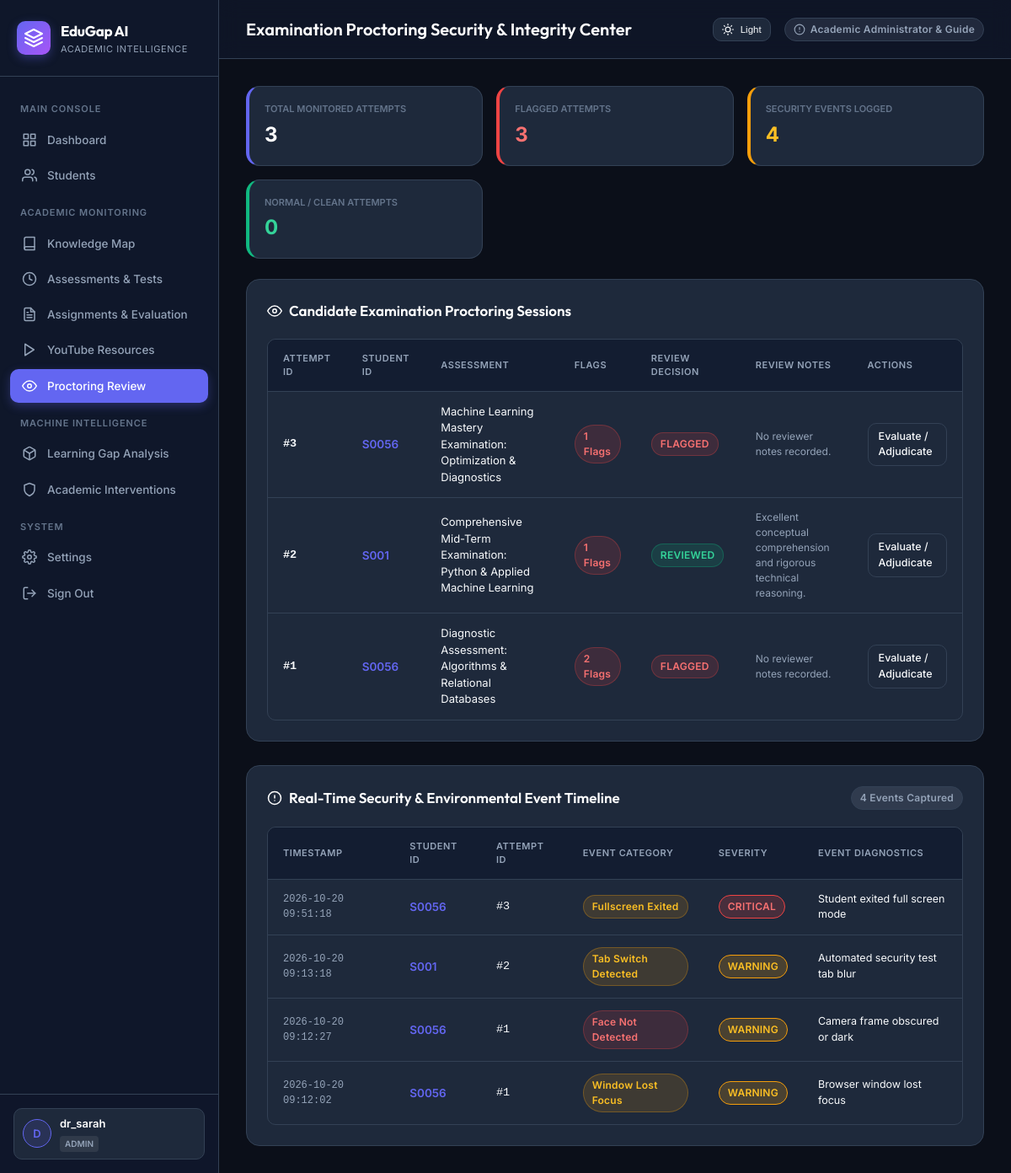
Page /proctoring-review (signed in) on the earlier database version.
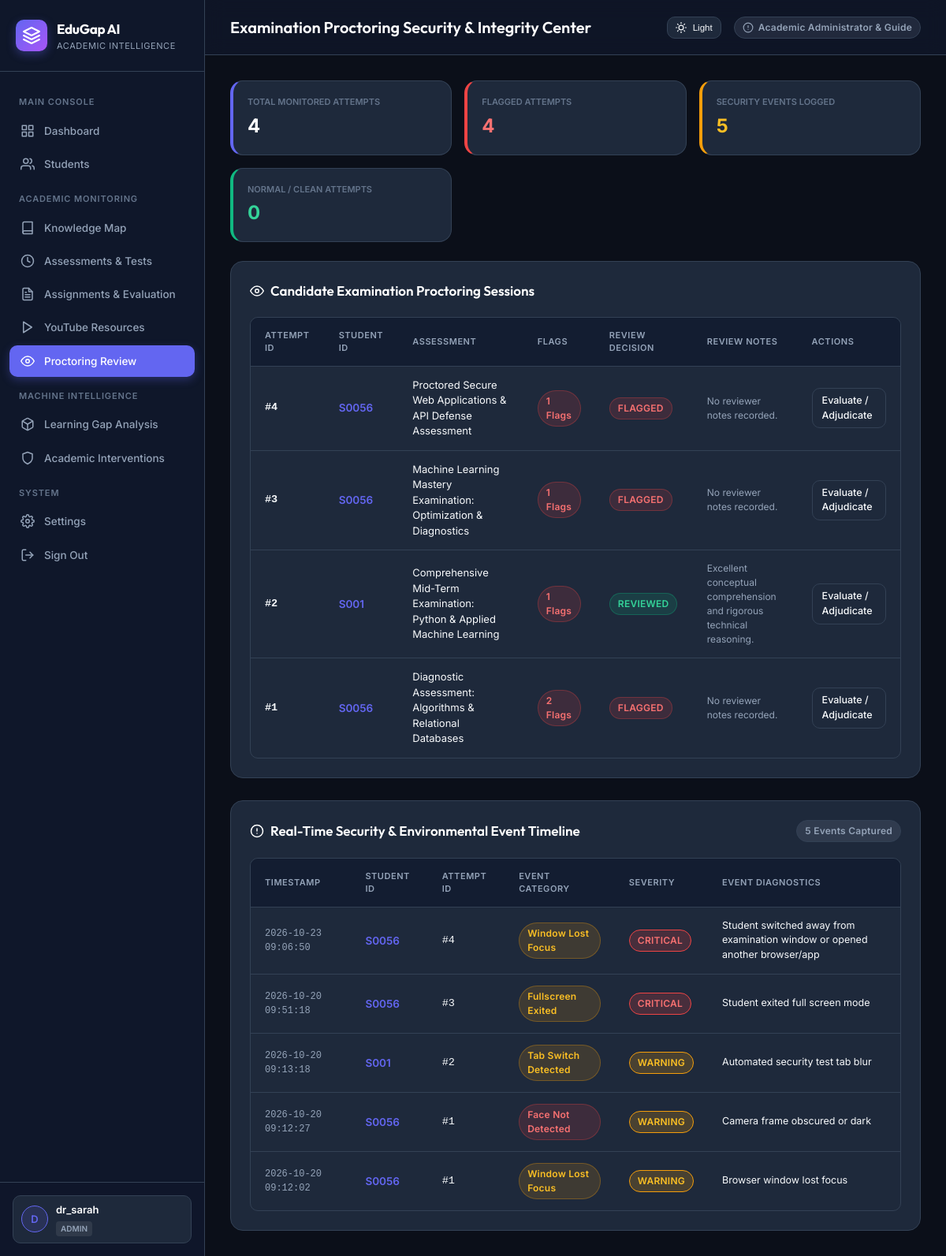
Same page on the later database version.
### tables this page shows
CREATE TABLE assessment_attempts (
        id INTEGER PRIMARY KEY AUTOINCREMENT,
        assessment_id INTEGER NOT NULL,
        student_id TEXT NOT NULL,
        started_at TIMESTAMP DEFAULT CURRENT_TIMESTAMP,
        submitted_at TIMESTAMP,
        time_taken_seconds INTEGER DEFAULT 0,
        score REAL DEFAULT 0.0,
        max_score REAL DEFAULT 100.0,
        percentage REAL DEFAULT 0.0,
        passed INTEGER DEFAULT 0,
        status TEXT DEFAULT 'in_progress', -- 'in_progress', 'submitted', 'evaluated'
        proctoring_flag_count INTEGER DEFAULT 0,
        review_status TEXT DEFAULT 'normal', -- 'normal', 'flagged', 'under_review', 'reviewed'
        review_notes TEXT,
        evaluated_by TEXT,
        evaluated_at TIMESTAMP,
        FOREIGN KEY (assessment_id) REFERENCES assessments(id) ON DELETE CASCADE,
        FOREIGN KEY (student_id) REFERENCES students(student_id)
    );

CREATE TABLE assessments (
        id INTEGER PRIMARY KEY AUTOINCREMENT,
        title TEXT NOT NULL,
        description TEXT,
        subject TEXT NOT NULL,
        topic TEXT NOT NULL,
        duration_minutes INTEGER DEFAULT 30,
        passing_marks REAL DEFAULT 50.0,
        total_marks REAL DEFAULT 100.0,
        negative_marking REAL DEFAULT 0.0,
        attempt_limit INTEGER DEFAULT 1,
        shuffle_questions INTEGER DEFAULT 1,
        shuffle_options INTEGER DEFAULT 1,
        is_proctored INTEGER DEFAULT 1,
        proctoring_strictness TEXT DEFAULT 'Standard',
        assigned_to_student_id TEXT,
        due_date TIMESTAMP,
        is_published INTEGER DEFAULT 1,
        results_published INTEGER DEFAULT 1,
        created_by TEXT DEFAULT 'Admin',
        created_at TIMESTAMP DEFAULT CURRENT_TIMESTAMP
    );

CREATE TABLE proctoring_logs (
        id INTEGER PRIMARY KEY AUTOINCREMENT,
        attempt_id INTEGER NOT NULL,
        student_id TEXT NOT NULL,
        assessment_id INTEGER NOT NULL,
        event_type TEXT NOT NULL, -- 'tab_switch', 'window_blur', 'face_missing', 'multiple_faces', 'fullscreen_exit', 'copy_paste'
        severity TEXT DEFAULT 'warning', -- 'info', 'warning', 'critical'
        details TEXT,
        timestamp TIMESTAMP DEFAULT CURRENT_TIMESTAMP,
        FOREIGN KEY (attempt_id) REFERENCES assessment_attempts(id) ON DELETE CASCADE
    );

### app.py (the view)
@app.route("/proctoring-review")
@login_required
def proctoring_review_page():
    if session.get("role") != "admin":
        flash("Proctoring security review restricted to Academic Administrators.", "error")
        return redirect(url_for("dashboard"))
    connection = get_db_connection()
    attempts = connection.execute("""
        SELECT att.*, a.title as assessment_title, s.name as student_name
        FROM assessment_attempts att
        JOIN assessments a ON a.id = att.assessment_id
        LEFT JOIN students s ON s.student_id = att.student_id
        ORDER BY att.id DESC
    """).fetchall()
    proctoring_logs = connection.execute("""
        SELECT l.*, a.title as assessment_title
        FROM proctoring_logs l
        JOIN assessments a ON a.id = l.assessment_id
        ORDER BY l.id DESC LIMIT 100
    """).fetchall()
    total_attempts = len(attempts)
    flagged_attempts = sum(1 for a in attempts if a["proctoring_flag_count"] > 0)
    clean_attempts = total_attempts - flagged_attempts
    connection.close()
    return render_template(
        "proctoring_review.html",
        attempts=attempts,
        proctoring_logs=proctoring_logs,
        total_attempts=total_attempts,
        flagged_attempts=flagged_attempts,
        clean_attempts=clean_attempts
    )

### templates/proctoring_review.html (shortened to what this page needs)
{% extends "base.html" %}
{% block header_title %}Examination Proctoring Security & Integrity Center{% endblock %}
{% block content %}
<div class="proctor-stats-grid">
    <div class="card" style="padding: 18px; border-left: 4px solid var(--primary);">
        <div style="font-size: 11px; text-transform: uppercase; color: var(--text-muted); font-weight: 600;">Total Monitored Attempts</div>
        <div style="font-size: 24px; font-weight: 700; color: #ffffff; margin-top: 4px;">{{ total_attempts }}</div>
    </div>
    <div class="card" style="padding: 18px; border-left: 4px solid var(--danger);">
        <div style="font-size: 11px; text-transform: uppercase; color: var(--text-muted); font-weight: 600;">Flagged Attempts</div>
        <div style="font-size: 24px; font-weight: 700; color: #f87171; margin-top: 4px;">{{ flagged_attempts }}</div>
    </div>
    <div class="card" style="padding: 18px; border-left: 4px solid var(--warning);">
        <div style="font-size: 11px; text-transform: uppercase; color: var(--text-muted); font-weight: 600;">Security Events Logged</div>
        <div style="font-size: 24px; font-weight: 700; color: #fbbf24; margin-top: 4px;">{{ proctoring_logs|length }}</div>
    </div>
    <div class="card" style="padding: 18px; border-left: 4px solid var(--success);">
        <div style="font-size: 11px; text-transform: uppercase; color: var(--text-muted); font-weight: 600;">Normal / Clean Attempts</div>
        <div style="font-size: 24px; font-weight: 700; color: #34d399; margin-top: 4px;">{{ clean_attempts }}</div>
    </div>
</div>
<div class="card" style="margin-bottom: 28px;">
    <div class="card-header">
        <h3>
            <svg class="icon" viewBox="0 0 24 24"><path d="M1 12s4-8 11-8 11 8 11 8-4 8-11 8-11-8-11-8z"/><circle cx="12" cy="12" r="3"/></svg>
            <span>Candidate Examination Proctoring Sessions</span>
        </h3>
    </div>
    <div class="table-container">
        <table>
            <thead>
                <tr>
                    <th>Attempt ID</th>
                    <th>Student ID</th>
                    <th>Assessment</th>
                    <th>Flags</th>
                    <th>Review Decision</th>
                    <th>Review Notes</th>
                    <th>Actions</th>
                </tr>
            </thead>
            <tbody>
                {% for att in attempts %}
                <tr>
                    <td style="font-family: monospace; font-weight: 600;">#{{ att['id'] }}</td>
                    <td style="font-weight: 600; color: var(--primary);">{{ att['student_id'] }}</td>
                    <td style="font-size: 13px;">{{ att['assessment_title'] }}</td>
                    <td>
                        {% if att['proctoring_flag_count'] > 0 %}
                            <span class="badge badge-high">{{ att['proctoring_flag_count'] }} Flags</span>
                        {% else %}
                            <span class="badge badge-low">Clean Session</span>
                        {% endif %}
                    </td>
                    <td>
                        <span class="badge {% if att['review_status'] == 'reviewed' %}badge-low{% elif att['review_status'] == 'flagged' %}badge-high{% elif att['review_status'] == 'under_review' %}badge-medium{% else %}badge-neutral{% endif %}">
                            {{ att['review_status']|upper }}
                        </span>
                    </td>
                    <td style="font-size: 12px; color: var(--text-secondary); max-width: 250px;">
                        {{ att['review_notes'] if att['review_notes'] else 'No reviewer notes recorded.' }}
                    </td>
                    <td>
                        <a href="{{ url_for('evaluate_attempt_view', attempt_id=att['id']) }}" class="btn btn-secondary btn-sm">
                            <span>Evaluate / Adjudicate</span>
                        </a>
                    </td>
                </tr>
                {% else %}
                <tr>
                    <td colspan="7" style="text-align: center; color: var(--text-secondary); padding: 24px;">
                        No examination attempts recorded yet.
                    </td>
                </tr>
                {% endfor %}
            </tbody>
        </table>
    </div>
</div>
<div class="card">
    <div class="card-header">
        <h3>
            <svg class="icon" viewBox="0 0 24 24"><circle cx="12" cy="12" r="10"/><line x1="12" y1="8" x2="12" y2="12"/><line x1="12" y1="16" x2="12.01" y2="16"/></svg>
            <span>Real-Time Security & Environmental Event Timeline</span>
        </h3>
        <span class="badge badge-neutral">{{ proctoring_logs|length }} Events Captured</span>
    </div>
    <div class="table-container">
        <table>
            <thead>
                <tr>
                    <th>Timestamp</th>
                    <th>Student ID</th>
                    <th>Attempt ID</th>
                    <th>Event Category</th>
                    <th>Severity</th>
                    <th>Event Diagnostics</th>
                </tr>
            </thead>
            <tbody>
                {% for log in proctoring_logs %}
                <tr>
                    <td style="font-size: 12px; color: var(--text-secondary); font-family: monospace;">{{ log['timestamp'] }}</td>
                    <td style="font-weight: 600; color: var(--primary);">{{ log['student_id'] }}</td>
                    <td style="font-family: monospace;">#{{ log['attempt_id'] }}</td>
                    <td>
                        {% if log['event_type'] == 'tab_switch' %}
                            <span class="badge badge-medium">Tab Switch Detected</span>
                        {% elif log['event_type'] == 'window_blur' %}
                            <span class="badge badge-medium">Window Lost Focus</span>
                        {% elif log['event_type'] == 'face_missing' %}
                            <span class="badge badge-high">Face Not Detected</span>
                        {% elif log['event_type'] == 'multiple_faces' %}
                            <span class="badge badge-high">Multiple Faces Detected</span>
                        {% elif log['event_type'] == 'fullscreen_exit' %}
                            <span class="badge badge-medium">Fullscreen Exited</span>
                        {% elif log['event_type'] == 'copy_paste' %}
                            <span class="badge badge-high">Copy/Paste Attempt</span>
                        {% else %}
                            <span class="badge badge-neutral">{{ log['event_type'] }}</span>
                        {% endif %}
                    </td>
                    <td>
                        <span class="badge severity-badge-{{ log['severity'] }}">{{ log['severity']|upper }}</span>
                    </td>
                    <td style="font-size: 12.5px; color: var(--text-primary);">
                        {{ log['details'] }}
                    </td>
                </tr>
                {% else %}
                <tr>
                    <td colspan="6" style="text-align: center; color: var(--text-secondary); padding: 24px;">
                        No security flags or integrity events recorded across active sessions.
                    </td>
                </tr>
                {% endfor %}
            </tbody>
        </table>
    </div>
</div>
{% endblock %}

Differences in the rows shown:
added assessment_attempts: id "4", student_id "S0056", assessment_title "Proctored Secure Web Applications & API Defense Assessment", proctoring_flag_count "1", review_status "FLAGGED", att "No reviewer notes recorded."
added proctoring_logs: timestamp "2026-10-23 09:06:50", student_id "S0056", attempt_id "4", event_type "Window Lost Focus", severity "CRITICAL", details "Student switched away from examination window or opened another browser/app"
Other differences:
{{ total_attempts }}: "3" → "4"
{{ flagged_attempts }}: "3" → "4"
{{ proctoring_logs|length }}: "4" → "5"
